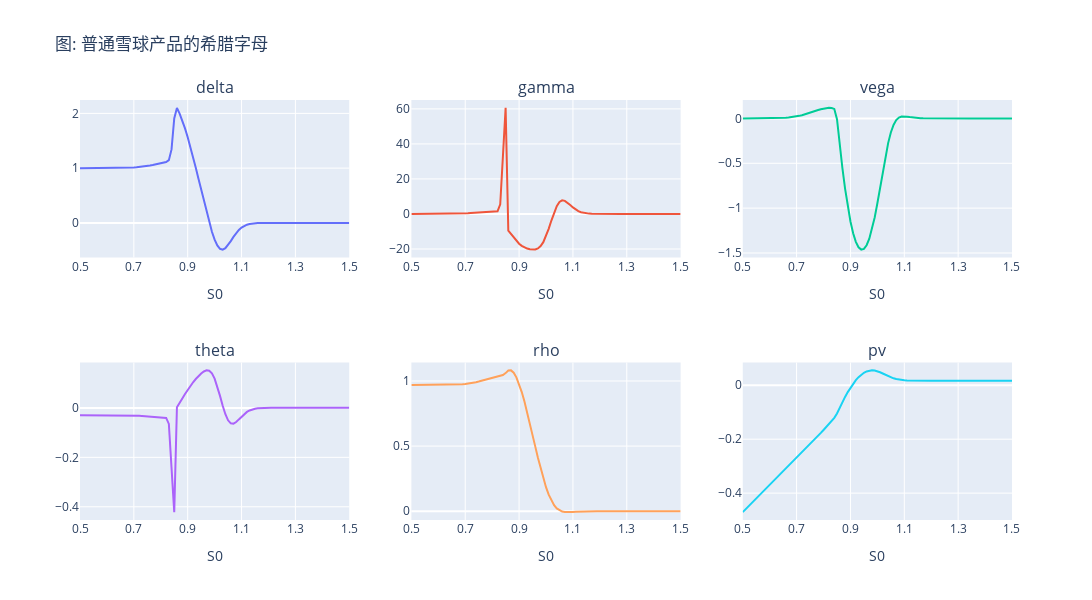

The code cell stored with this chart in its notebook:
### Code cell
import plotly as py
import plotly.graph_objects as go
from plotly.subplots import make_subplots
import numpy as np
fig = make_subplots(rows=2, cols=3, subplot_titles=['delta','gamma','vega','theta','rho','pv'])
fig.add_trace(
    go.Scatter(
        x=np.linspace(0.5,1.5,101),  
        y=greeks_DF['delta'], 
        mode='lines',
        name='delta'),
        row=1,
        col=1
)
fig.add_trace(
    go.Scatter(
        x=np.linspace(0.5,1.5,101),  
        y=greeks_DF['gamma'], 
        mode='lines',
        name='gamma'),
        row=1,
        col=2
)
fig.add_trace(
    go.Scatter(
        x=np.linspace(0.5,1.5,101),  
        y=greeks_DF['vega'], 
        mode='lines',
        name='vega'),
        row=1,
        col=3
)
fig.add_trace(
    go.Scatter(
        x=np.linspace(0.5,1.5,101),  
        y=greeks_DF['theta'], 
        mode='lines',
        name='theta'),
        row=2,
        col=1
)
fig.add_trace(
    go.Scatter(
        x=np.linspace(0.5,1.5,101),  
        y=greeks_DF['rho'], 
        mode='lines',
        name='rho'),
        row=2,
        col=2
)
fig.add_trace(
    go.Scatter(
        x=np.linspace(0.5,1.5,101),  
        y=greeks_DF['pv'], 
        mode='lines',
        name='pv'),
        row=2,
        col=3
)
fig.update_xaxes(title_text="S0", row=1, col=1)
fig.update_xaxes(title_text="S0", row=1, col=2)
fig.update_xaxes(title_text="S0", row=1, col=3)
fig.update_xaxes(title_text="S0", row=2, col=1)
fig.update_xaxes(title_text="S0", row=2, col=2)
fig.update_xaxes(title_text="S0", row=2, col=3)
ax_x_tickvals=[0.5,0.7,0.9,1.1,1.3,1.5]
for ax in fig['layout']:
    if ax[:5]=='xaxis':
        fig['layout'][ax]['tickvals']=ax_x_tickvals
fig.update_layout(
    height=600,
    width=1200,
    title_text='图: 普通雪球产品的希腊字母',
    showlegend=False
)
fig.show()
